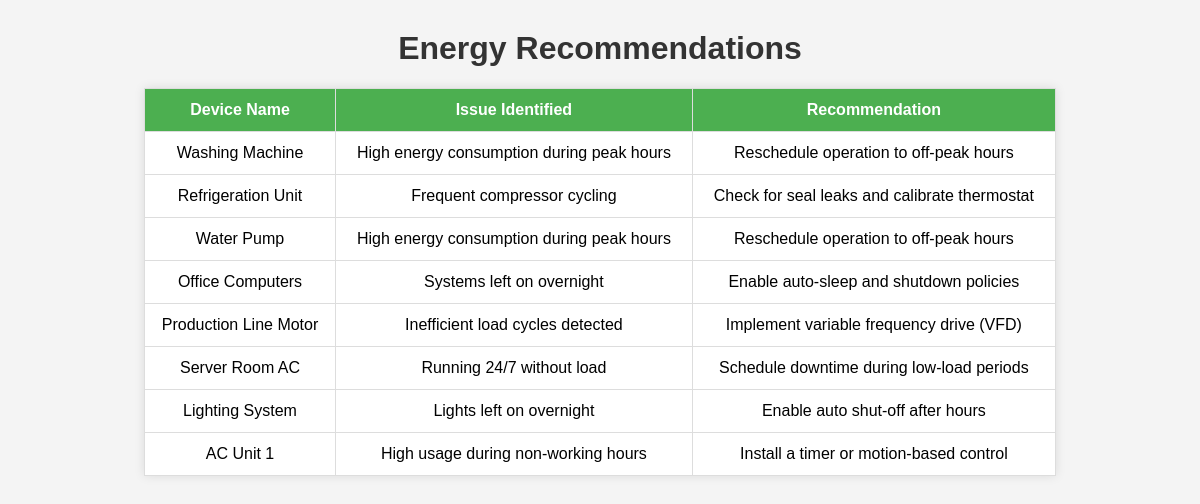
Screenshot of /recommendations/ with the database file from the repository.
### energy/models.py (models this page shows, shortened)
class EnergyRecommendations(models.Model):
    device_name = models.CharField(max_length=100)
    issue_identified = models.TextField()
    recommendation = models.TextField()
    recommendation_date = models.DateTimeField(auto_now_add=True)

### energy/views.py (the view)
# urls.py: path('recommendations/', views.energy_recommendations_view, name='recommendations'),
def energy_recommendations_view(request):
    recommendations = EnergyRecommendations.objects.all().order_by('-recommendation_date')
    return render(request, 'energy/recommendations.html', {'recommendations': recommendations})

### energy/templates/energy/recommendations.html (shortened to what this page needs)
<!DOCTYPE html>
<html lang="en">
<head>
</head>
<body>
    <h1>Energy Recommendations</h1>
    {% if recommendations %}
        <table>
            <thead>
                <tr>
                    <th>Device Name</th>
                    <th>Issue Identified</th>
                    <th>Recommendation</th>
                </tr>
            </thead>
            <tbody>
                {% for rec in recommendations %}
                    <tr>
                        <td>{{ rec.device_name }}</td>
                        <td>{{ rec.issue_identified }}</td>
                        <td>{{ rec.recommendation }}</td>
                    </tr>
                {% endfor %}
            </tbody>
        </table>
    {% else %}
        <div class="no-data">No recommendations available.</div>
    {% endif %}
</body>
</html>

### energy/templates/energy/recommendations.html (style rules this page uses)
body { font-family: Arial, sans-serif; margin: 30px; background-color: #f4f4f4; }
h1 { text-align: center; color: #333; }
table { width: 80%; margin: 20px auto; border-collapse: collapse; background-color: white; box-shadow: 0px 0px 10px rgba(0,0,0,0.1); }
th, td { padding: 12px; border: 1px solid #ddd; text-align: center; }
th { background-color: #4CAF50; color: white; }

### rows the page displays
EnergyRecommendations: device_name "Washing Machine", issue_identified "High energy consumption during peak hours", recommendation "Reschedule operation to off-peak hours"
EnergyRecommendations: device_name "Refrigeration Unit", issue_identified "Frequent compressor cycling", recommendation "Check for seal leaks and calibrate thermostat"
EnergyRecommendations: device_name "Water Pump", issue_identified "High energy consumption during peak hours", recommendation "Reschedule operation to off-peak hours"
EnergyRecommendations: device_name "Office Computers", issue_identified "Systems left on overnight", recommendation "Enable auto-sleep and shutdown policies"
EnergyRecommendations: device_name "Production Line Motor", issue_identified "Inefficient load cycles detected", recommendation "Implement variable frequency drive (VFD)"
EnergyRecommendations: device_name "Server Room AC", issue_identified "Running 24/7 without load", recommendation "Schedule downtime during low-load periods"
EnergyRecommendations: device_name "Lighting System", issue_identified "Lights left on overnight", recommendation "Enable auto shut-off after hours"
EnergyRecommendations: device_name "AC Unit 1", issue_identified "High usage during non-working hours", recommendation "Install a timer or motion-based control"
